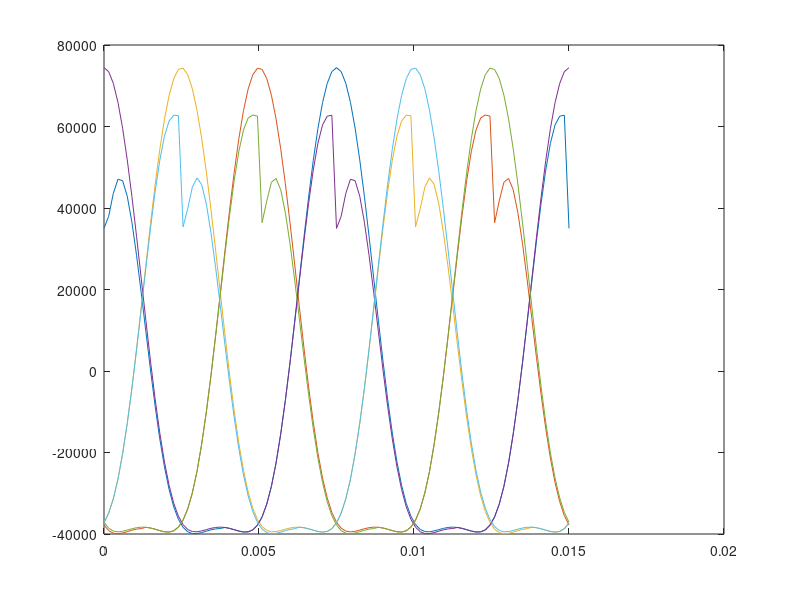

The MATLAB source for this figure: (Note: this script raises an error after producing the figure.)

function NumericalScript
  ###################################
  %Material and System Variables
  ###################################
  f = 8000/60; %Hz
  global omega = 2*pi*f; %Rad/s
  engineV = 3000/100^3; %m^3
  period = 2/f;
  gamma = 1.4;
  %TODO - Find and Justify choice of kinematic friction.
  mu = .05;

  %Ductile Iron Grade 65-45-12 
  %http://www.matweb.com/search/DataSheet.aspx?MatGUID=0c178ad6ab2149d4a52a85a13645cc1a
  %https://www.ductile.org/didata/Section3/3part1.htm#Fatigue%20Limit
  ringMat = struct('E',168*10^9,'v',.29,'Sy',332*10^6,'Sut',464*10^6,'SeN',117*10^6,'rho',7.15*1000); %Si Units
  %Titanium Ti-6Al-4V 
  pistonMat = struct('E',113.8*10^9,'v',.29,'Sy',880*10^6,'Sut',950*10^6,'Se',510*10^6,'rho',4430); %Si Units
  chamberMat = pistonMat;
  crankShaftMat = struct('E',200*10^9,'v',.29,'Sy',580*10^6,'Sut',690*10^6,'rho',7850); %Si Units

  ########################
  %Thermo Cycle Variables
  ########################

  CR = 10;
  %State 1
  P_amb = 101325; %kPa
  T_amb = 288; %K
  rho_amb = 1.225; %kg/m^3
  v_amb = 1/rho_amb; %m^3/kg
  u_amb = 205.71; %kJ/kg
  %State 2
  v_comp = v_amb/10;
  rho_comp = 10*rho_amb;
  T2 = 703; %K
  u2 = 514.95;
  %State 3
  u3 = 2051.1; %kJ/kg
  P3 = 8.187*10^6; %Pa
  T3 = 2385;
  %State 4
  T4 = 1022;
  u4 = 778;
  rho4 = .777;
  v_4 = 1/rho4;
  %Cycle Properties
  w = (u3-u4)-(u2-u_amb)-P_amb*(v_comp-v_amb)/1000;
  airMass = engineV/(6*(v_4-v_comp));
  Pow = 6*airMass*w*f/2;
  
  %Volumes
  V_comp = v_comp*airMass;
  V_4 = v_4*airMass;
  
  #########
  %Geometry
  #########
  %Piston
  chamberDiameter = 7.88/100; %m
  chamberArea = pi*chamberDiameter^2/4;
  pistonSweep = (engineV/6)/(chamberArea);
  %Piston Head
  pistonHeadDiameter = chamberDiameter - 4/1000;
  pistonHeadArea = pi*pistonHeadDiameter^2/4;
  pistonHeadHeight = 65/1000;
  %Piston Tail
  pistonTailDiameter = 40/1000;
  pistonTailArea = pi*pistonTailDiameter^2/4;
  pistonTailHeight = 20/1000;
  pistonTailFillet = 8/1000;
  pistonTailStressConcentration = 1.5;
  %Joint Hole
  pistonJointDiameter = 15/1000;
  if pistonJointDiameter>=pistonTailHeight
    error('Piston Joint Hole does not fit tail.')
  endif
  pistonForceHeight = pistonTailHeight/2;
  angle = 2*acos(pistonJointDiameter/pistonTailDiameter);
  pistonChordArea = pistonTailDiameter^2*(angle - sin(angle))/8;
  pistonVolume = pistonHeadArea*pistonHeadHeight - .8^2*pistonHeadArea*pistonHeadHeight + pistonTailArea*pistonTailHeight;
  pistonCoM = (pistonHeadArea*pistonHeadHeight*(pistonHeadHeight/2) + pistonTailArea*pistonTailHeight*(pistonHeadHeight+pistonTailHeight/2))/pistonVolume;
  pistonMass = pistonMat.rho*pistonVolume;
  %Piston Channel
  pistonChannelDepth = 5/1000;
  pistonRingChannelFillet = 2/1000;
  pistonChannelDiameter = pistonHeadDiameter - 2*pistonChannelDepth;
  %Stress Concentration in Channels
  %Round shaft with flat-bottom groove in bending and/or tension.
  pistonChannelConcentrationFactor = 3.5;
  numPistons = 6;
  %Intake Hole
  intakeArea = chamberArea/5;

  %Rings
  interference = .0009*chamberDiameter;
  ringOuterDiameter = chamberDiameter + interference;
  ringInnerDiameter = pistonChannelDiameter;
  ringHeight = 5/1000;
  ringLocHeight = 15/1000;
  ringLocHeight2 = pistonHeadHeight-15/1000;

  %Connecting Rod
  global CRLength = 16/100; %m
  CRMass = 1;
  
  %CrankShaft Geometry
  global crankRadius = pistonSweep/2; %m
  crankLength = pistonHeadDiameter;
  shaftLength = 10/1000;
  crankConnectorThickness = 20/1000;
  crankShaftSubsectionLength = crankLength + shaftLength + 2*crankConnectorThickness;
  shaftBearingDistance = 30/1000;
  crankShaftLength = shaftBearingDistance +crankShaftSubsectionLength*6;
  shaftDiameter = 62/1000;
  crankDiameter = shaftDiameter;
  shaftI = pi*shaftDiameter^4/(4*2^4);
  crankI  = pi*crankDiameter^4/(4*2^4);
  crankConnectorI = shaftDiameter*(crankRadius+shaftDiameter/2+crankDiameter/2)^3/12;
  %MaxTanAlpha
  maxTan = crankRadius/sqrt(CRLength^2-crankRadius^2);
  %TODO Ensure connecting rod doesn't collide with chamber.
  
  
  ##############################
  %Forces
  ##############################  
  samples = 100;
  t = 0:period/samples:period;
  global initialPistonHeight = V_comp/chamberArea;
  
  tguess = 1.5*pi/omega;
  criticalTime = fzero(@pistonPositionSol,tguess);
  criticalTime = mod(criticalTime,2*pi);
  if omega*criticalTime <= pi
    error('Wrong Time Solution')
  endif
  timeSamples = length(t);
  pistonPosition= zeros(numPistons,timeSamples);
  pistonVelocity= zeros(numPistons,timeSamples);
  pistonAcceleration= zeros(numPistons,timeSamples);
  gasForceMagnitude= zeros(numPistons,timeSamples);
  totalForceMagnitude =zeros(numPistons,timeSamples);
  tn = t;
  for i = 2:numPistons
    t = [t;t(1,:)+period*(i-1)/(numPistons)];
  endfor

  %Piston Position
  pistonPosition = crankRadius + CRLength - (crankRadius.*cos(omega.*t) + sqrt(CRLength^2-(crankRadius*sin(omega*t)).^2));
  %Piston Velocty
  denm = sqrt(CRLength^2-crankRadius^2.*sin(omega.*t).^2);
  pistonVelocity = omega*crankRadius^2.*sin(omega*t).*cos(omega*t)./denm + omega*crankRadius*sin(omega*t);
  %Piston Acceleration
  denm1 = sqrt(CRLength^2-crankRadius^2.*sin(omega.*t).^2);
  denm2 = (CRLength^2-crankRadius^2.*sin(omega.*t).^2).^(1.5);
  pistonAcceleration = omega^2*crankRadius^4*(sin(omega*t).*cos(omega*t)).^2./denm2 + omega^2*crankRadius^2*(cos(omega*t).^2-sin(omega*t).^2)./denm1 + omega^2*crankRadius*cos(omega*t);
  
  
  disp('Starting Force Calculations')
  %Stroke Timing
  powerStroke = (mod(omega*t,4*pi) <= pi)&(mod(omega*t,4*pi) >= 0);
  exhaustStroke = ((mod(omega*t,4*pi) <= 2*pi)&(mod(omega*t,4*pi) > pi))|((mod(omega*t,4*pi) <= 2*pi + omega*criticalTime)&(mod(omega*t,4*pi) > 3*pi));
  intakeStroke = ((mod(omega*t,4*pi) <= 3*pi)&(mod(omega*t,4*pi) > 2*pi));
  compressionStroke = ((mod(omega*t,4*pi) < 4*pi)&(mod(omega*t,4*pi) > 2*pi+omega*criticalTime));
  %Gas Force Calculations
  fPower = chamberArea*(P3*(V_comp./(chamberArea*(pistonPosition+initialPistonHeight))).^gamma - P_amb);
  fPower = fPower.*powerStroke;
    
  fExhaust = .5*rho_amb*chamberArea.*(chamberArea*pistonVelocity/intakeArea).^2;
  fExhaust = fExhaust.*exhaustStroke;
    
  fIntake = -.5*rho_amb*chamberArea.*(chamberArea*pistonVelocity/intakeArea).^2;
  fIntake = fIntake.*intakeStroke;
    
  fCompression = chamberArea.*(P_amb*(10*initialPistonHeight./(pistonPosition+initialPistonHeight)).^gamma - P_amb);
  fCompression = fCompression.*compressionStroke;
  gasForceMagnitude = fPower+fExhaust+fIntake+fCompression;
  totalForceMagnitude = gasForceMagnitude-(pistonMass+CRMass)*pistonAcceleration;
  totalPistonForceMagnitude = gasForceMagnitude-(pistonMass)*pistonAcceleration;
  %Rows are time vector
  %Columns are different pistons
  %3rd is vecotrs i and j.
  tanAlpha = crankRadius*sin(omega*t)./sqrt(CRLength^2-(crankRadius*sin(omega*t)).^2);
  totalForceVectors = zeros([size(t),3]);
  totalForceVectors(:,:,1) = -totalForceMagnitude;
  totalPistonForceVectors(:,:,1) = -totalPistonForceMagnitude;
  totalForceVectors(:,:,2) = tanAlpha.*totalForceMagnitude;
  totalPistonForceVectors(:,:,2) = tanAlpha.*totalPistonForceMagnitude;
  
  plot(t(1,:),totalForceVectors(:,:,1));
  
  
  ##############################
  %Ring Calculations
  ##############################
  %Input Forces
  maxPForce = max(max(abs(totalPistonForceVectors(:,:,1))));
  maxReForce = max(max(abs(totalPistonForceVectors(:,:,2))));
  %Spring Constant
  k = chamberDiameter*ringHeight*ringMat.E/(.5*(chamberDiameter-ringInnerDiameter));
  %Solving Geometric Constants
  alpha = pistonHeadHeight*(2*pistonCoM-ringLocHeight-ringLocHeight2) + pistonForceHeight*(2*pistonCoM-ringLocHeight-ringLocHeight2);
  beta = -4*pistonCoM^2+3*pistonCoM*(ringLocHeight+ringLocHeight2)-ringLocHeight^2-ringLocHeight2^2;
  denm = (2*k*(ringLocHeight^2-2*ringLocHeight*ringLocHeight2+ringLocHeight2^2));
  x = maxReForce*(alpha+beta)/denm;
  theta = maxReForce*(2*pistonHeadHeight+2*pistonForceHeight-4*pistonCoM + ringLocHeight + ringLocHeight2)/denm;
  %Ring Forces
  ringForces = [k*(x-(pistonCoM-ringLocHeight)*theta),k*(-x+(pistonCoM-ringLocHeight)*theta),k*(x-(pistonCoM-ringLocHeight2)*theta),k*(-x+(pistonCoM-ringLocHeight2)*theta)];
  %Ring Pressures
  minPFit = P3 - min(ringForces)/(chamberDiameter*ringHeight);

  denm = (chamberDiameter/pistonMat.E)*(1+pistonMat.v) + (ringOuterDiameter/ringMat.E)*(1+ringMat.v);
  PFit = interference/denm;

  %Factor Of Safety
  if 1.5*minPFit > PFit
     error('Ring Pressure does not meet mininum condition.')
  endif

  %Ring Stresses
  maxRingRadialStress = PFit + max(ringForces)/(chamberDiameter*ringHeight);
  maxRingTangentStress = maxRingRadialStress;
  maxRingShearStress = 3*(chamberDiameter^2-pistonHeadDiameter^2)*P3/(4*ringHeight*pistonHeadDiameter) + 3*mu*PFit*chamberDiameter^2/pistonHeadDiameter^2;
  maxRingVonMises = sqrt(maxRingRadialStress^2 + 3*maxRingShearStress^2);

  minRingRadialStress = PFit + min(ringForces)/(chamberDiameter*ringHeight);
  minRingTangentStress = minRingRadialStress;
  minRingShearStress = -3*mu*PFit*chamberDiameter^2/pistonHeadDiameter^2;
  ampRingRadialStress = (maxRingRadialStress-minRingRadialStress)/2;
  ampRingRadialStress = (maxRingRadialStress-minRingRadialStress)/2;
  ampRingTangentStress = ampRingRadialStress;
  %Stresses for fatiude Criteria
  ampRingVonMises = sqrt((ampRingRadialStress/.85)^2 +3*ampRingTangentStress^2);
  %Since the mean stress radial stress is compressive, it's igorned.
  meanRingShearStress = (maxRingShearStress+minRingShearStress)/2;
  meanRingVonMises = sqrt(3*meanRingShearStress^2);
  %mod-Goodman modified Formula
  nRingFatigue = inv(meanRingVonMises/ringMat.Sy + ampRingVonMises/ringMat.SeN);

  if nRingFatigue < 1.5
    disp('Calulated n');
    disp(nRingFatigue);
    error('Ring stresses do not meet Fatigue Criteria')
  endif


  if 3*maxRingVonMises > ringMat.Sy
    disp('Ratio of VonMises to Yield')
    disp(maxRingVonMises/ringMat.Sy)
    error("Ring stresses exceed factor of safety.")
  endif
  
  
  ###############################
  %Piston Stresses and Deflection
  ###############################
  pistonHeadStress = -maxPForce/pistonHeadArea;
  pistonChannelPressureStress = pistonHeadStress*pistonHeadDiameter^2/(pistonChannelDiameter);
  pistonChannelPushoutStress = -P3*(ringOuterDiameter^2-pistonHeadDiameter^2)/(pistonHeadDiameter^2-ringInnerDiameter^2);
  pistonChannelMaxStress = pistonChannelConcentrationFactor*(pistonChannelPressureStress+pistonChannelPushoutStress);

  pistonTailStress = -maxPForce/pistonTailArea;
  pistonTailMaxStress = pistonTailStressConcentration*pistonTailStress;

  pistonJointShearStress = 3*maxReForce/(4*pistonChordArea);
  pistonJointNormalStress = -maxPForce/(pistonTailArea-2*pistonChordArea);
  pistonJointPulloutStress = maxPForce/(2*pistonChordArea);

  [pistonMaxVonMises, maxindex] = max([abs(pistonJointNormalStress),abs(sqrt(3)*pistonJointShearStress),abs(pistonTailMaxStress), abs(pistonChannelMaxStress),abs(pistonJointPulloutStress)]);
  %Axial go from roughly 0 to max. Mean stress is compressive.
  pistonAlternatingAxialVonMises = max([abs(pistonJointNormalStress)/.85,abs(pistonTailMaxStress)/.85, abs(pistonChannelMaxStress)/.85])/2;
  %Push Out Fatigue
  pistonMeanPushOutVonMises = sqrt(3)*pistonJointShearStress/2;
  pistonAmpPushOutVonMises = sqrt(3)*pistonJointShearStress/2;

  if 3*pistonMaxVonMises > pistonMat.Sy
    disp('Ratio of VonMises to Yield')
    disp(pistonMaxVonMises/pistonMat.Sy)
    disp(maxindex)
    error("Piston stresses exceed factor of safety.")
  endif
  %Axial Fatigue
  if 2*pistonAlternatingAxialVonMises > pistonMat.Sut/2
    disp('Ratio of Axial Von Mises to Se')
    disp(2*pistonAlternatingAxialVonMises/pistonMat.Sut)
    error('Alternating axial piston stresses exceed factor of safety')
  endif
  %Push out Fatigue
  pistonPushOutFatigueFoS = inv(pistonMeanPushOutVonMises/pistonMat.Sut + 2*pistonAmpPushOutVonMises/pistonMat.Sut);
  if pistonPushOutFatigueFoS < 1.5
    disp('Ratio of Push Out Von Mises to Se')
    disp(2*pistonAmpPushOutVonMises/pistonMat.Sut)
    error('Alternating piston shear stresses exceed factor of safety')
  endif

  %Estimated Piston Deflection
  pistonHeadDeflection = pistonHeadHeight*pistonHeadStress/pistonMat.E;
  pistonTailDeflection = pistonForceHeight*pistonTailStress/pistonMat.E;
  pistonTotalDeflection = pistonHeadDeflection + pistonTailDeflection;

  
  ###############################
  %CrankShaft Calculations
  ###############################
  radiusVectors = zeros([size(t),3]);
  radiusVectors(:,:,1) = crankRadius*cos(omega*t);
  radiusVectors(:,:,2) = crankRadius*sin(omega*t);
  

  R1 = zeros([1,timeSamples,3]);
  R2 = zeros([1,timeSamples,3]);
  
  for i = 1:numPistons
    R2 = R2-totalForceVectors(i,:,:)*(crankShaftSubsectionLength*(i-1)+shaftBearingDistance+crankLength/2+crankConnectorThickness)/crankShaftLength;
  endfor
  R1 = -R2;
  for i = 1:numPistons
    R1 = R1 - totalForceVectors(i,:,:);
  endfor
  
  crankShaftLocations = 0:crankShaftLength/samples:crankShaftLength;
  numLocations = length(crankShaftLocations);
  %Crank Shaft Internal Reaction Equations
  crankShaftTorque = zeros([1,timeSamples,3,numLocations]);
  for i = 1:numLocations
    loc = crankShaftLocations(i);
    for j = 1:numPistons
      crankShaftTorque(1,:,:,i) = crankShaftTorque(1,:,:,i) + cross(totalForceVectors(j,:,:),radiusVectors(j,:,:),3)*heaviside(loc-crankShaftSubsectionLength*(j-1)-shaftBearingDistance-crankLength/2-crankConnectorThickness);
    endfor
  endfor
  
  
  crankShaftShear = zeros([1,timeSamples,3,numLocations]);
  for i = 1:numLocations
    loc = crankShaftLocations(i);
    crankShaftShear(1,:,:,i) = R1*heaviside(loc);
    for j = 1:numPistons
      crankShaftShear(1,:,:,i) = crankShaftShear(1,:,:,i) + totalForceVectors(j,:,:)*heaviside(loc-crankShaftSubsectionLength*(j-1)-shaftBearingDistance-crankLength/2-crankConnectorThickness);
    endfor
    crankShaftShear(1,:,:,i) = crankShaftShear(1,:,:,i)  + R2*heaviside(loc-crankShaftLength);
  endfor
  
  crankShaftMoment = zeros([1,timeSamples,3,numLocations]);
  for i = 1:numLocations
    loc = crankShaftLocations(i);
    crankShaftMoment(1,:,:,i) = R1*heaviside(loc)*loc;
    for j = 1:numPistons
      arm = loc-crankShaftSubsectionLength*(j-1)-shaftBearingDistance-crankLength/2-crankConnectorThickness;
      crankShaftMoment(1,:,:,i) = crankShaftMoment(1,:,:,i) + totalForceVectors(j,:,:)*heaviside(arm)*arm;
    endfor
    crankShaftMoment(1,:,:,i) = crankShaftMoment(1,:,:,i)  + R2*heaviside(loc-crankShaftLength)*(loc-crankShaftLength);
  endfor
  
  crankShaftSlope = zeros([1,timeSamples,3,numLocations]);
  for i = 1:numLocations
    loc = crankShaftLocations(i);
    crankShaftSlope(1,:,:,i) = .5*R1*heaviside(loc)*loc.^2;
    for j = 1:numPistons
      arm = loc-crankShaftSubsectionLength*(j-1)-shaftBearingDistance-crankLength/2-crankConnectorThickness;
      crankShaftSlope(1,:,:,i) = crankShaftSlope(1,:,:,i) + .5*totalForceVectors(j,:,:)*heaviside(arm)*arm.^2;
    endfor
  endfor

    
  crankShaftDisplacement = zeros([1,timeSamples,3,numLocations]);
  for i = 1:numLocations
    loc = crankShaftLocations(i);
    crankShaftDisplacement(1,:,:,i) = R1*heaviside(loc)*loc.^3/6;
    for j = 1:numPistons
      arm = loc-crankShaftSubsectionLength*(j-1)-shaftBearingDistance-crankLength/2-crankConnectorThickness;
      crankShaftDisplacement(1,:,:,i) = crankShaftDisplacement(1,:,:,i) + totalForceVectors(j,:,:)*heaviside(arm)*arm.^3/6;
    endfor
  endfor
  
  C1 = -crankShaftDisplacement(1,:,:,end)/crankShaftLength;
  for i = 1:numLocations
    loc = crankShaftLocations(i);
    crankShaftSlope(1,:,:,i) = crankShaftSlope(1,:,:,i) + C1;
    crankShaftDisplacement(1,:,:,i) = crankShaftDisplacement(1,:,:,i) + C1*loc;
  endfor
  crankShaftSlope = crankShaftSlope/(pistonMat.E*shaftI);
  crankShaftDisplacement = crankShaftDisplacement/(pistonMat.E*shaftI);
  
  crankShaftSlopeMag = crankShaftSlope(1,:,1,:).^2+crankShaftSlope(1,:,2,:).^2;
  crankShaftSlopeMag = sqrt(crankShaftSlopeMag);
  crankShaftSlopeMax = max(max(crankShaftSlopeMag));
  
  crankShaftMomentMag = crankShaftMoment(1,:,1,:).^2 + crankShaftMoment(1,:,2,:).^2;
  crankShaftMomentMag = sqrt(crankShaftMomentMag);
  maxShaftMoment = max(max(abs(crankShaftMomentMag)));
  crankShaftMomentStress = maxShaftMoment*shaftDiameter/(2*shaftI);
  
  crankShaftTorqueMax = max(max(max(abs(crankShaftTorque))));
  crankShaftShearStress = crankShaftTorqueMax*shaftDiameter/(4*shaftI);
  
  crankShaftVonMises = sqrt(crankShaftMomentStress+3*crankShaftShearStress);
  
  if 3*crankShaftVonMises > pistonMat.Sy
    error('Crank Shaft fails to meet FoS')
  endif
  
  
  
  plot(crankShaftLocations,crankShaftSlope(1,1,1,:));
  
  disp('Paused')
 save vars.mat
endfunction

function pisPos = pistonPositionSol(t)
  global crankRadius CRLength omega initialPistonHeight
  pisPos = crankRadius + CRLength - (crankRadius.*cos(omega.*t) + sqrt(CRLength^2-crankRadius^2.*sin(omega.*t).^2)) - 9*initialPistonHeight;
endfunction
 
 